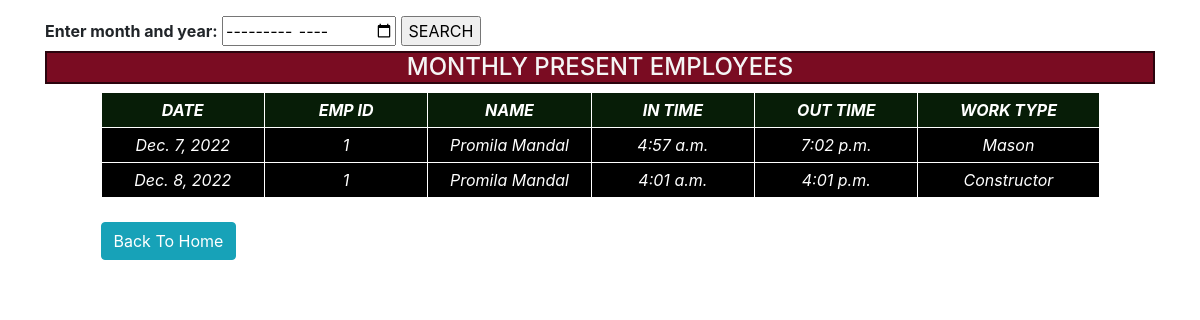
The page /present/ on the database its author committed.
### testapp/models.py (models this page shows, shortened)
class Attendence(models.Model):
    id=models.AutoField(primary_key=True,editable=True)
    emp_id=models.ForeignKey(UserModel,on_delete=models.CASCADE,editable=True)
    name=models.CharField(max_length=50,editable=True)
    date=models.DateField(auto_now=False,unique=False,editable=True)
    In_Time=models.TimeField(auto_now=False,null=True,editable=True)
    Out_Time=models.TimeField(auto_now=False,null=True,editable=True)
    Work_type=models.CharField(max_length=50,null=True,editable=True)
    Salary = models.CharField(max_length=50,editable=True)
    duration=models.DurationField(null=True,editable=True)
    total_second=models.FloatField(null=True,editable=True)
    sub_total=models.DecimalField(max_digits=300,decimal_places=2,null=True,editable=True)
    paid=models.BooleanField(default=False,editable=True)
    class Meta:
        unique_together = (('emp_id','date'),)
    '''def hours_conversion(self):
        startdelta = datetime.timedelta(hours=self.In_Time.hour, minutes=self.In_Time.minute, seconds=self.In_Time.second)
        enddelta = datetime.timedelta(hours=self.Out_Time.hour, minutes=self.Out_Time.minute, seconds=self.Out_Time.second)
        return print((enddelta-startdelta).seconds/3600)'''

### testapp/views.py (the view)
# urls.py: path('present/',views.user_present,name='present'),
def user_present(request):
    today = datetime.now()
    try:
        if request.method=='POST':
            p=request.POST['empsearch']
            l=p.split('-')
            a=Attendence.objects.filter(date__year=l[0],date__month=l[1])
            b=a.values()
            nm=[]
            for i in b:
                c=i.get('emp_id_id')
                n=UserModel.objects.get(stu_id=c)
                nm.append(n)
        else:
            a=Attendence.objects.filter(date__year=today.year,date__month=today.month)
        nm=UserModel.objects.all()
        return render(request,'testapp/present.html',{'a':a,'nm':nm})
    except:
        a=Attendence.objects.filter(date__year=today.year,date__month=today.month)
        nm=UserModel.objects.all()
        return render(request,'testapp/present.html',{'a':a,'nm':nm})

### testapp/templates/testapp/present.html (shortened to what this page needs)
<!DOCTYPE html>
{% load static %}
<html>
    <head>
        <link rel="stylesheet" href="{% static 'css/bootstrap.css' %}">
        <link rel="stylesheet" href="{% static 'css/mycss.css' %}">
    </head>
    <body>
        <div class='container mt-3'>
        <div class='row'>
        <div class='col-sm-12'>
        <form action="" method='POST'>
            <label for="empsearch"><strong>Enter month and year:</strong></label>
            <input type="month" id="empsearch" name="empsearch">
            <input type="submit" value='SEARCH'/>
          </form>
          <h4 class='text-center hbox'>MONTHLY  PRESENT  EMPLOYEES </h4>
        <table>
           <tr>
             <th style='background-color:rgb(7, 29, 7); color:white;'class='col-sm-1'><em>DATE</em></th>
             <th style='background-color:rgb(7, 29, 7); color:white;'class='col-sm-1'><em>EMP ID</em></th>
             <th style='background-color:rgb(7, 29, 7); color:white;'class='col-sm-1'><em>NAME</em></th>
             <th style='background-color:rgb(7, 29, 7); color:white;'class='col-sm-1'><em>IN TIME</em></th>
             <th style='background-color:rgb(7, 29, 7); color:white;'class='col-sm-1'><em>OUT TIME</em></th>
             <th style='background-color:rgb(7, 29, 7); color:white;'class='col-sm-1'><em>WORK TYPE</em></th>
            </tr>
            {% for i in a %}
            <tr>
                <td><em>{{i.date}}</em></td>
                <td><em>{{i.emp_id_id}}</em></td>
                <td><em>{{i.name}}</em></td>
                <td><em>{{i.In_Time}}</em></td>
                <td><em>{{i.Out_Time}}</em></td>
                <td><em>{{i.Work_type}}</em></td>
            </tr>
            {% endfor %}
            </table><br>
            <a style='margin-left:5%;' href="{% url 'home' %}" class='btn btn-info'>Back To Home</a>
        </div>
    </div>
</div>
    </body>
</html>

### testapp/static/css/mycss.css (style rules this page uses)
.hbox { color:whitesmoke; background-color:rgb(122, 12, 34); border: 2px solid rgb(43, 4, 14); }
table { background-color: black; color:white; margin-left: 2.5%; margin-right: 0%; width:70px; }
table, td, th { border: 1px solid white; text-align: center; padding: 5px; }

### testapp/templates/testapp/present.html (style rules this page uses)
table { background-color: black; color:white; margin-left: 5%; margin-right: 0%; width:90%; }
table, td, th { border: 1px solid white; text-align: center; padding: 5px; }

### rows shown on the page
Attendence: date "Dec. 7, 2022", emp_id_id "1", name "Promila Mandal", In_Time "4:57 a.m.", Out_Time "7:02 p.m.", Work_type "Mason"
Attendence: date "Dec. 8, 2022", emp_id_id "1", name "Promila Mandal", In_Time "4:01 a.m.", Out_Time "4:01 p.m.", Work_type "Constructor"
